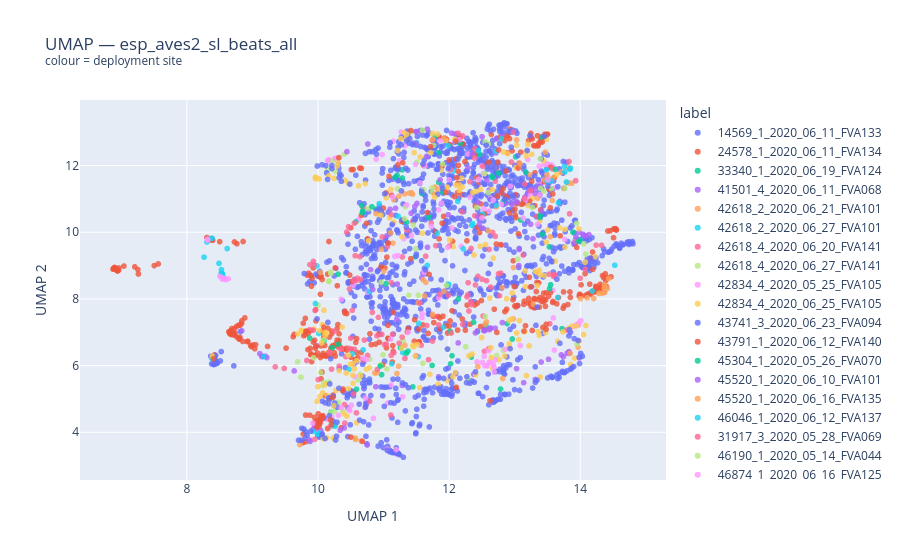

Notebook cell for this chart:
### Code cell
deploy_labels = df["deploy_id"].tolist()
fig_deploy_umap = plot_umap(
    beats_embs,
    labels=deploy_labels,
    title=f"UMAP — {BEATS_MODEL}<br><sup>colour = deployment site</sup>",
    hover_text=hover,
)
fig_deploy_umap.show()
fig_umap_deploy_static = plot_umap_static(
    beats_embs, labels=deploy_labels, title=f"UMAP — {BEATS_MODEL} (by deployment) — static"
)
display(fig_umap_deploy_static)
